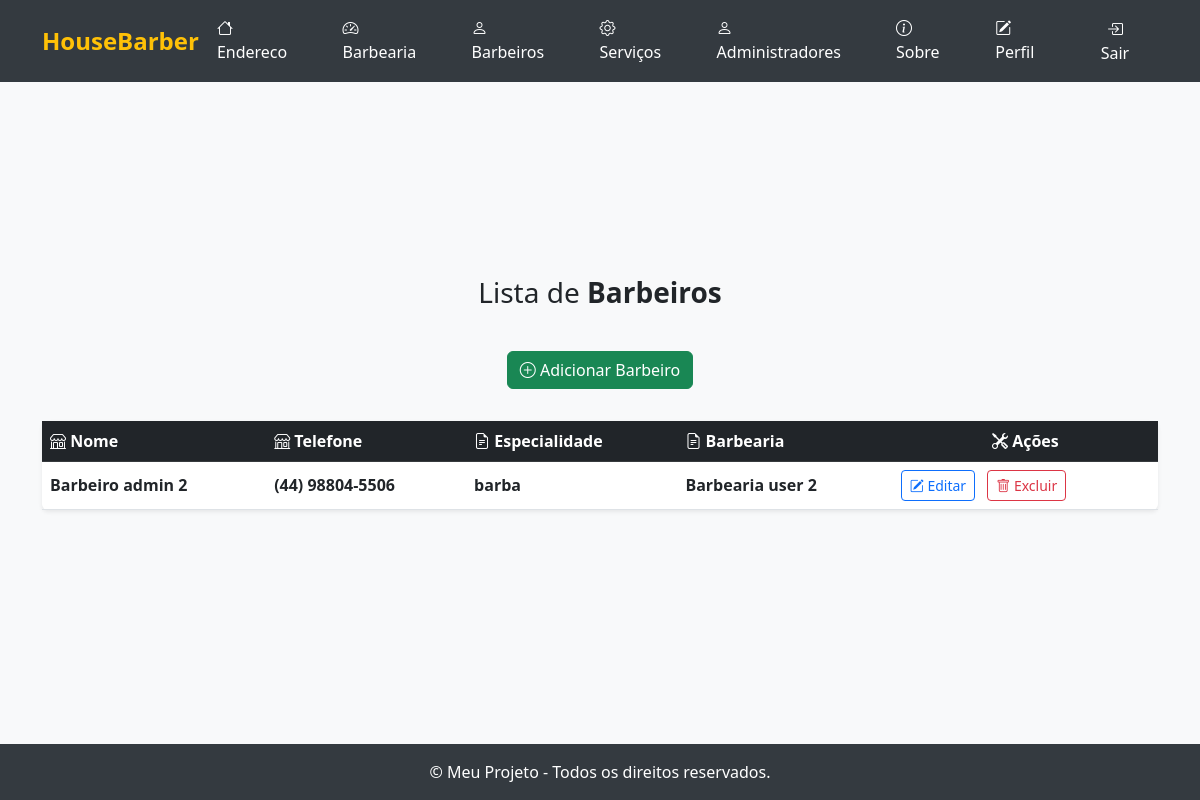
The app's page /listar/barbeiros/ (signed in) with its own data.
### cadastros/models.py (models this page shows, shortened)
class Barbeiro(models.Model):
    nome = models.CharField(max_length=255, help_text="Nome do barbeiro")
    telefone = models.CharField(max_length=20, help_text="Telefone do barbeiro")
    especialidade = models.CharField(max_length=100, help_text="Especialidade do barbeiro")
    ativo = models.BooleanField(default=True, help_text="Indica se o barbeiro está ativo")
    barbearia = models.ForeignKey(Barbearia, on_delete=models.CASCADE, related_name='barbeiros', help_text="Barbearia onde trabalha")
    usuario = models.ForeignKey(User, on_delete=models.CASCADE, related_name='barbeiro_usuario', help_text="Usuário responsável pelo barbeiro")

class Barbearia(models.Model):
    nome_fantasia = models.CharField(max_length=255, help_text="Nome fantasia da barbearia")
    razao_social = models.CharField(max_length=255, help_text="Razão social da barbearia")
    cnpj = models.CharField(max_length=18, help_text="CNPJ da barbearia")
    telefone = models.CharField(max_length=20, help_text="Telefone de contato da barbearia")
    email = models.EmailField(help_text="E-mail da barbearia")
    endereco = models.OneToOneField(Endereco, on_delete=models.CASCADE, related_name='barbearia', help_text="Endereço da barbearia")
    usuario = models.ForeignKey(User, on_delete=models.CASCADE, related_name='usuario_barbearia', help_text="Usuário responsável pela barbearia")
    def __str__(self):
        return self.nome_fantasia

### cadastros/views.py (the view)
# urls.py: path('listar/barbeiros/', BarbeiroListView.as_view(), name='barbeiro-lista'),
class BarbeiroListView(LoginRequiredMixin, ListView):
    login_url = reverse_lazy('login')
    model = Barbeiro
    template_name = 'listas/barbeiro.html'
    context_object_name = 'barbeiros'
    def get_queryset(self):
        return Barbeiro.objects.filter(usuario=self.request.user)

### cadastros/templates/listas/barbeiro.html (shortened to what this page needs)
{% extends "paginas/modelo.html" %}
{% block conteudo %}
<h3>
    Lista de <b>Barbeiros</b>
</h3>
<div class="d-flex justify-content-center mb-3">
    <a class="btn btn-success mb-3" href="{% url 'cadastrar-barbeiro' %}">
        <i class="bi bi-plus-circle"></i> Adicionar Barbeiro
    </a>
</div>
<table id="table-lista" class="table table-hover align-middle shadow-sm rounded bg-white">
    <thead class="table-dark">
        <tr>
            <th scope="col"><i class="bi bi-shop"></i> Nome</th>
            <th scope="col"><i class="bi bi-shop"></i> Telefone</th>
            <th scope="col"><i class="bi bi-file-earmark-text"></i> Especialidade</th>
            <th scope="col"><i class="bi bi-file-earmark-text"></i> Barbearia</th>
            <th scope="col" class="text-center"><i class="bi bi-tools"></i> Ações</th>
        </tr>
    </thead>
    <tbody>
        {% for object in object_list %}
            <tr>
                <td class="fw-semibold">{{ object.nome }}</td>
                <td class="fw-semibold">{{ object.telefone }}</td>
                <td class="fw-semibold">{{ object.especialidade }}</td>
                <td class="fw-semibold">{{ object.barbearia }}</td>
                <td>
                    <a class="btn btn-outline-primary btn-sm me-2" href="{% url 'editar-barbeiro' object.pk  %}">
                        <i class="bi bi-pencil-square"></i> Editar
                    </a>
                    <a class="btn btn-outline-danger btn-sm" href="{% url 'excluir-barbeiro' object.pk  %}">
                        <i class="bi bi-trash"></i> Excluir
                    </a>
                </td>
            </tr>
        {% empty %}
            <tr>
                <td colspan="3" class="text-center text-muted py-4">
                    <i class="bi bi-exclamation-circle"></i> Nenhum registro encontrado.
                </td>
            </tr>
        {% endfor %}
    </tbody>
</table>
{% endblock %}
{% block scripts %}
<link href="https://cdn.datatables.net/v/bs5/dt-2.1.8/datatables.min.css" rel="stylesheet">
{% endblock scripts %}

### paginas/templates/paginas/modelo.html (style rules this page uses)
body { min-height: 100vh; display: flex; flex-direction: column; background: #f8f9fa; }

### records on screen
Barbeiro: nome "Barbeiro admin 2", telefone "(44) 98804-5506", especialidade "barba", barbearia "Barbearia user 2"
